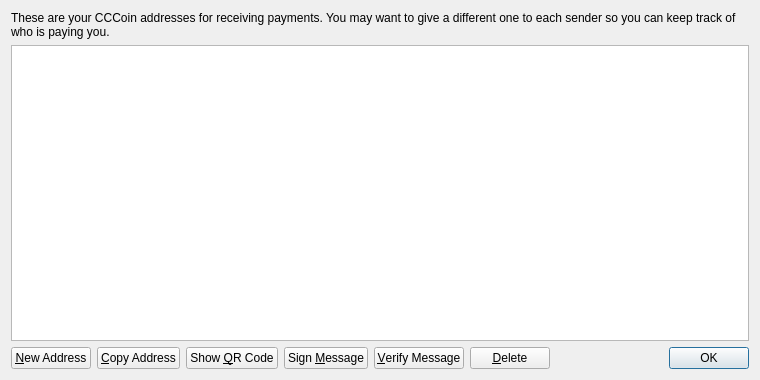
<?xml version="1.0" encoding="UTF-8"?>
<ui version="4.0">
 <class>AddressBookPage</class>
 <widget class="QWidget" name="AddressBookPage">
  <property name="geometry">
   <rect>
    <x>0</x>
    <y>0</y>
    <width>760</width>
    <height>380</height>
   </rect>
  </property>
  <property name="windowTitle">
   <string>Address Book</string>
  </property>
  <layout class="QVBoxLayout" name="verticalLayout">
   <item>
    <widget class="QLabel" name="labelExplanation">
     <property name="text">
      <string>These are your CCCoin addresses for receiving payments. You may want to give a different one to each sender so you can keep track of who is paying you.</string>
     </property>
     <property name="textFormat">
      <enum>Qt::PlainText</enum>
     </property>
     <property name="wordWrap">
      <bool>true</bool>
     </property>
    </widget>
   </item>
   <item>
    <widget class="QTableView" name="tableView">
     <property name="contextMenuPolicy">
      <enum>Qt::CustomContextMenu</enum>
     </property>
     <property name="toolTip">
      <string>Double-click to edit address or label</string>
     </property>
     <property name="tabKeyNavigation">
      <bool>false</bool>
     </property>
     <property name="alternatingRowColors">
      <bool>true</bool>
     </property>
     <property name="selectionMode">
      <enum>QAbstractItemView::SingleSelection</enum>
     </property>
     <property name="selectionBehavior">
      <enum>QAbstractItemView::SelectRows</enum>
     </property>
     <property name="sortingEnabled">
      <bool>true</bool>
     </property>
     <attribute name="verticalHeaderVisible">
      <bool>false</bool>
     </attribute>
    </widget>
   </item>
   <item>
    <layout class="QHBoxLayout" name="horizontalLayout">
     <item>
      <widget class="QPushButton" name="newAddressButton">
       <property name="toolTip">
        <string>Create a new address</string>
       </property>
       <property name="text">
        <string>&amp;New Address</string>
       </property>
       <property name="icon">
        <iconset resource="../bitcoin.qrc">
         <normaloff>:/icons/add</normaloff>:/icons/add</iconset>
       </property>
      </widget>
     </item>
     <item>
      <widget class="QPushButton" name="copyToClipboard">
       <property name="toolTip">
        <string>Copy the currently selected address to the system clipboard</string>
       </property>
       <property name="text">
        <string>&amp;Copy Address</string>
       </property>
       <property name="icon">
        <iconset resource="../bitcoin.qrc">
         <normaloff>:/icons/editcopy</normaloff>:/icons/editcopy</iconset>
       </property>
      </widget>
     </item>
     <item>
      <widget class="QPushButton" name="showQRCode">
       <property name="text">
        <string>Show &amp;QR Code</string>
       </property>
       <property name="icon">
        <iconset resource="../bitcoin.qrc">
         <normaloff>:/icons/qrcode</normaloff>:/icons/qrcode</iconset>
       </property>
      </widget>
     </item>
     <item>
      <widget class="QPushButton" name="signMessage">
       <property name="toolTip">
        <string>Sign a message to prove you own a CCCoin address</string>
       </property>
       <property name="text">
        <string>Sign &amp;Message</string>
       </property>
       <property name="icon">
        <iconset resource="../bitcoin.qrc">
         <normaloff>:/icons/edit</normaloff>:/icons/edit</iconset>
       </property>
      </widget>
     </item>
     <item>
      <widget class="QPushButton" name="verifyMessage">
       <property name="toolTip">
        <string>Verify a message to ensure it was signed with a specified CCCoin address</string>
       </property>
       <property name="text">
        <string>&amp;Verify Message</string>
       </property>
       <property name="icon">
        <iconset resource="../bitcoin.qrc">
         <normaloff>:/icons/transaction_0</normaloff>:/icons/transaction_0</iconset>
       </property>
      </widget>
     </item>
     <item>
      <widget class="QPushButton" name="deleteButton">
       <property name="toolTip">
        <string>Delete the currently selected address from the list</string>
       </property>
       <property name="text">
        <string>&amp;Delete</string>
       </property>
       <property name="icon">
        <iconset resource="../bitcoin.qrc">
         <normaloff>:/icons/remove</normaloff>:/icons/remove</iconset>
       </property>
      </widget>
     </item>
     <item>
      <spacer name="horizontalSpacer">
       <property name="orientation">
        <enum>Qt::Horizontal</enum>
       </property>
       <property name="sizeHint" stdset="0">
        <size>
         <width>40</width>
         <height>20</height>
        </size>
       </property>
      </spacer>
     </item>
     <item>
      <widget class="QDialogButtonBox" name="buttonBox">
       <property name="sizePolicy">
        <sizepolicy hsizetype="Maximum" vsizetype="Fixed">
         <horstretch>0</horstretch>
         <verstretch>0</verstretch>
        </sizepolicy>
       </property>
       <property name="standardButtons">
        <set>QDialogButtonBox::Ok</set>
       </property>
      </widget>
     </item>
    </layout>
   </item>
  </layout>
 </widget>
 <resources>
  <include location="../bitcoin.qrc"/>
 </resources>
 <connections/>
</ui>
